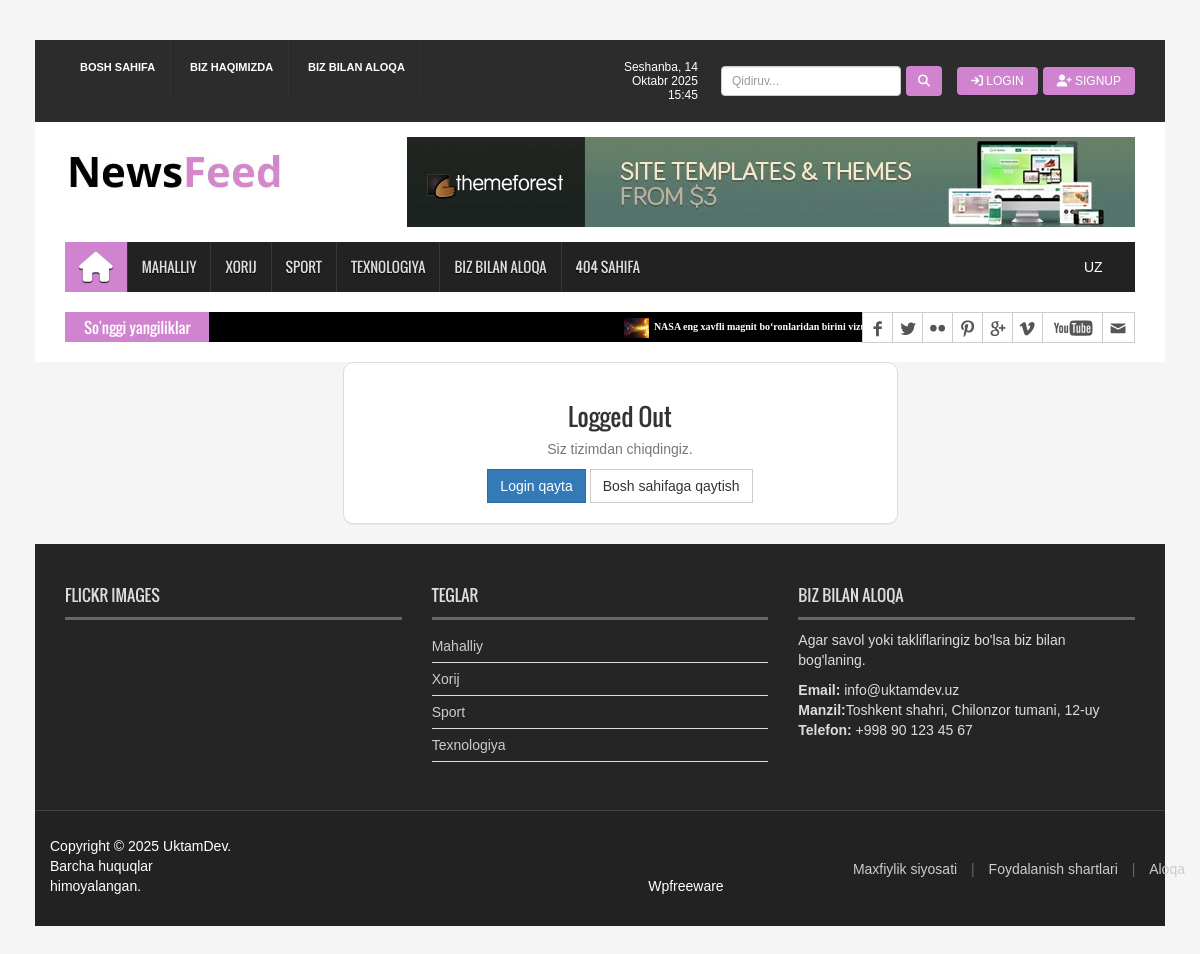
Page /uz/accounts/logged-out/ on the committed database.
### news_app/models.py (models this page shows, shortened)
class Category(models.Model):
    name = models.CharField(max_length=100, unique=True)
    slug = models.SlugField(max_length=120, unique=True)
    name_en = models.CharField(max_length=100, blank=True, null=True)
    name_ru = models.CharField(max_length=100, blank=True, null=True)
    class Meta:
        verbose_name_plural = 'Categories'
    def get_absolute_url(self):
        return reverse("news:category_detail", kwargs={"slug": self.slug})
    def get_translate_name(self):
        from django.utils import translation
        lang = translation.get_language()
        if lang == "en" and self.name_en:
            return self.name_en
        elif lang == "ru" and self.name_ru:
            return self.name_ru
        return self.name

class News(models.Model):
    class Status(models.TextChoices):
        DRAFT = 'Df', 'Draft'
        PUBLISHED = 'Pu', 'Published'
        ARCHIVED = 'Ar', 'Archived'
    title = models.CharField(max_length=250)
    slug = models.SlugField(max_length=250, unique=True)
    content = models.TextField()
    title_en = models.CharField(max_length=250, blank=True, null=True)
    title_ru = models.CharField(max_length=250, blank=True, null=True)
    content_en = models.TextField(blank=True, null=True)
    content_ru = models.TextField(blank=True, null=True)
    image = models.ImageField(upload_to='news/images/', blank=True, null=True)
    author = models.ForeignKey(User, on_delete=models.CASCADE, related_name='news', null=True, blank=True)
    category = models.ForeignKey(Category, on_delete=models.CASCADE, related_name='news')
    published_at = models.DateTimeField(default=timezone.now)
    created_at = models.DateTimeField(auto_now_add=True)
    updated_at = models.DateTimeField(auto_now=True)
    status = models.CharField(
        max_length=2,
        choices=Status.choices,
        default=Status.DRAFT
    )
    views = models.PositiveIntegerField(default=0) # Ko'rishlar soni
    objects = models.Manager()   # Default manager
    published = PublishedManager()  # Custom manager faqat PUBLISHED postlarni qaytaradi
    def get_translated_title(self):
        lang = translation.get_language()
        if lang == 'en' and self.title_en:
            return self.title_en
        elif lang == 'ru' and self.title_ru:
            return self.title_ru
        return self.title  # default uzbekcha
    class Meta:
        ordering = ['-published_at']
    def get_absolute_url(self):
        return reverse("news:news_detail", kwargs={"slug": self.slug})

### templates/registration/logged_out.html (shortened to what this page needs)
{% extends 'news/base.html' %}
{% load static %}
{% block content %}
  <div class="container" style="margin: top 10rem;">
    <div class="row">
      <div class="col-md-6 col-md-offset-3">
        <div class="panel panel-default text-center" style="border-radius: 10px; padding: 20px;">
          <h3>Logged Out</h3>
          <p class="text-muted">Siz tizimdan chiqdingiz.</p>
          <div>
            <a href="{% url 'accounts:login' %}" class="btn btn-primary">Login qayta</a>
            <a href="{% url 'news:home' %}" class="btn btn-default">Bosh sahifaga qaytish</a>
          </div>
        </div>
      </div>
    </div>
  </div>
{% endblock content %}

### templates/news/base.html (shortened to what this page needs)
{% load static %}
{% load i18n %}
<!DOCTYPE html>
<html lang="en">
<head>
    <link rel="stylesheet" type="text/css" href="{% static 'css/bootstrap.min.css' %}">
    <link rel="stylesheet" type="text/css" href="{% static 'css/font-awesome.min.css' %}">
    <link rel="stylesheet" type="text/css" href="{% static 'css/animate.css' %}">
    <link rel="stylesheet" type="text/css" href="{% static 'css/font.css' %}">
    <link rel="stylesheet" type="text/css" href="{% static 'css/li-scroller.css' %}">
    <link rel="stylesheet" type="text/css" href="{% static 'css/news_app.css' %}">
    <link rel="stylesheet" type="text/css" href="{% static 'css/slick.css' %}">
    <link rel="stylesheet" type="text/css" href="{% static 'css/jquery.fancybox.css' %}">
    <link rel="stylesheet" type="text/css" href="{% static 'css/theme.css' %}">
    <link rel="stylesheet" type="text/css" href="{% static 'css/style.css' %}">
    <link rel="stylesheet" href="https://cdnjs.cloudflare.com/ajax/libs/font-awesome/6.4.0/css/all.min.css">
</head>
<body>
<div class="container-fluid">
    <header id="header">
        <div class="row">
            <div class="col-lg-12 col-md-12 col-sm-12">
                <div class="header_top">
                    <div class="header_top_left">
                        <ul class="top_nav">
                            <li><a href="{% url 'news:home' %}">{% trans "Bosh sahifa" %}</a></li>
                            <li><a href="{% url 'news:about' %}">{% trans "Biz haqimizda" %}</a></li>
                            <li><a href="{% url 'news:contact' %}">{% trans "Biz bilan aloqa" %}</a></li>
                        </ul>
                    </div>
                    <div class="header_top_right pull-right">
                        <p id="current-date" class="pull-left navbar-date">
                            {% now 'l, d F Y H:i' %}
                        </p>
                        <form class="navbar-form navbar-left navbar-search" method="get" action="{% url 'news:search' %}" role="search">
                            <div class="form-group">
                                <input type="text" class="form-control input-sm" name="q" placeholder="Qidiruv..." value="{{ request.GET.q }}">
                            </div>
                            <button type="submit" class="btn btn-default btn-sm search-btn">
                                <i class="fa fa-search"></i>
                            </button>
                        </form>
                        <ul class="nav navbar-nav navbar-right">
                            {% if user.is_authenticated %}
                                <li class="dropdown">
                                    <a href="#" class="dropdown-toggle" data-toggle="dropdown">
                                        <div class="user-info-wrapper">
                                            {% if user.profile.avatar %}
                                                <img src="{{ user.profile.avatar.url }}" alt="Profile" class="avatar-img">
                                            {% else %}
                                                <div class="user-avatar-circle">
                                                    {{ user.username|first|upper }}
                                                </div>
                                            {% endif %}
                                            <span>{{ user.username|title }}</span>
                                        </div>
                                        <b class="caret"></b>
                                    </a>
                                    <ul class="dropdown-menu">
                                        <li class="dropdown-header">
                                            <i class="fa fa-user"></i> {{ user.get_full_name|default:user.username }}
                                        </li>
                                        <li class="divider"></li>
                                        <li>
                                            <a href="{% url 'accounts:user_profile' %}">
                                                <i class="fa fa-user"></i> Profile
                                            </a>
                                        </li>
                                        <li>
                                            <a href="{% url 'accounts:edit_profile' %}">
                                                <i class="fa fa-pencil"></i> Edit Profile
                                            </a>
                                        </li>
                                        <li class="divider"></li>
                                        <li>
                                            <form method="post" action="{% url 'accounts:logout' %}" style="margin: 0;">
                                                {% csrf_token %}
                                                <button type="submit" class="logout-btn"
                                                        onclick="return confirm('Rostdan ham chiqmoqchimisiz?')">
                                                    <i class="fa fa-sign-out"></i> Logout
                                                </button>
                                            </form>
                                        </li>
                                    </ul>
                                </li>
                            {% else %}
                                <li>
                                    <a class="btn btn-default btn-sm login-btn" href="{% url 'accounts:login' %}">
                                        <i class="fa fa-sign-in"></i> Login
                                    </a>
                                </li>
                                <li>
                                    <a class="btn btn-primary btn-sm signup-btn" href="{% url 'accounts:register' %}">
                                        <i class="fa fa-user-plus"></i> Signup
                                    </a>
                                </li>
                            {% endif %}
                        </ul>
                    </div>
                </div>
            </div>
            <div class="col-lg-12 col-md-12 col-sm-12">
                <div class="header_bottom">
                    <div class="logo_area"><a href="{% url 'news:home' %}" class="logo"><img src="{% static 'images/logo.jpg' %}" alt="NewsFeed Logo"></a></div>
                    <div class="add_banner"><a href="#"><img src="{% static 'images/addbanner_728x90_V1.jpg' %}" alt="Advertisement"></a></div>
                </div>
            </div>
        </div>
    </header>
    <section id="navArea">
        <nav class="navbar navbar-inverse" role="navigation">
            <div id="navbar" class="navbar-collapse collapse">
                <ul class="nav navbar-nav main_nav">
                    <li class="active">
                        <a href="{% url 'news:home' %}">
                        <span class="fa fa-home desktop-home"></span>
                        </a>
                    </li>
                    {% for cat in categories %}
                        <li><a href="{{ cat.get_absolute_url }}">{{ cat.get_translate_name }}</a></li>
                    {% endfor %}
                    <li><a href="{% url 'news:contact' %}">{% trans "Biz bilan aloqa" %}</a></li>
                    <li><a href="{% url 'news:404' %}">{% trans "404 sahifa" %}</a></li>
                    <li class="lang-form" style="list-style:none;">
                        <form action="{% url 'set_language' %}" method="post" class="lang-form" style="margin:0;">
                            {% get_current_language as LANGUAGE_CODE %}
                            {% get_available_languages as LANGUAGES %}
                            <select name="language" onchange="this.form.submit()" class="nav-lang-select">
                            {% for lang_code, lang_name in LANGUAGES %}
                                <option value="{{ lang_code }}" {% if lang_code == LANGUAGE_CODE %}selected{% endif %}>
                                {{ lang_code|upper }}
                                </option>
                            {% endfor %}
                            </select>
                        </form>
                    </li>
                </ul>
            </div>
        </nav>
    </section>
    <section id="newsSection">
        <div class="row">
            <div class="col-lg-12 col-md-12">
                <div class="latest_newsarea"> <span>{% trans "So'nggi yangiliklar" %}</span>
                    <ul id="ticker01" class="news_sticker">
                        {% for news in latest_news %}
                        <li><a href="{{ news.get_absolute_url }}"><img src="{{ news.image.url }}" alt="News thumbnail">{{ news.get_translated_title }}</a></li>
                        {% endfor %}
                    </ul>
                    <div class="social_area">
                        <ul class="social_nav">
                            <li class="facebook"><a href="#"></a></li>
                            <li class="twitter"><a href="#"></a></li>
                            <li class="flickr"><a href="#"></a></li>
                            <li class="pinterest"><a href="#"></a></li>
                            <li class="googleplus"><a href="#"></a></li>
                            <li class="vimeo"><a href="#"></a></li>
                            <li class="youtube"><a href="#"></a></li>
                            <li class="mail"><a href="#"></a></li>
                        </ul>
                    </div>
                </div>
            </div>
        </div>
    </section>
    <main>
        {% block content %}
        {% endblock content %}
    </main>
    <footer id="footer">
        <div class="footer_top">
            <div class="row">
                <div class="col-lg-4 col-md-4 col-sm-4">
                    <div class="footer_widget wow fadeInLeftBig">
                        <h2>Flickr Images</h2>
                    </div>
                </div>
                <div class="col-lg-4 col-md-4 col-sm-4">
                    <div class="footer_widget wow fadeInDown">
                        <h2>{% trans "Teglar" %}</h2>
                        <ul class="tag_nav">
                            {% for cat in categories %}
                            <li><a href="{{ cat.get_absolute_url }}">{{ cat.get_translate_name }}</a></li>
                            {% endfor %}
                        </ul>
                    </div>
                </div>
                <div class="col-lg-4 col-md-4 col-sm-4">
                    <div class="footer_widget wow fadeInRightBig">
                        <h2>{% trans "Biz bilan aloqa" %}</h2>
                        <p>{% trans "Agar savol yoki takliflaringiz bo'lsa biz bilan bog'laning." %}</p>
                        <address>
                            <strong>{% trans "Email:" %}</strong> info@uktamdev.uz
                            <br>
                            <strong>{% trans "Manzil:" %}</strong>{% trans "Toshkent shahri, Chilonzor tumani, 12-uy" %}
                            <br>
                            <strong>{% trans "Telefon:" %}</strong> +998 90 123 45 67
                        </address>
                    </div>
                </div>
            </div>
        </div>
        <div class="footer_bottom">
            <div class="container">
                <div class="footer-row">
                    <div class="footer-col">
                        <p class="copyright">
                            {% trans "Copyright © 2025" %}
                            <a href="{% url 'news:home' %}">UktamDev</a>.
                             {% trans "Barcha huquqlar himoyalangan." %}
                        </p>
                    </div>
                    <div class="footer-col">
                        <p class="developer">
                                {% trans "Developed By " %}<a href="https://wpfreeware.com/" target="_blank">Wpfreeware</a>
                        </p>
                    </div>
                    <div class="footer-col">
                        <div class="footer-links">
                            <a href="#">{% trans "Maxfiylik siyosati" %}</a>
                            <span>|</span>
                            <a href="#">{% trans "Foydalanish shartlari" %}</a>
                            <span>|</span>
                            <a href="{% url 'news:contact' %}">{% trans "Aloqa" %}</a>
                        </div>
                    </div>
                </div>
            </div>
        </div>
    </footer>
</div>
</body>
</html>

### rows in the picture
Category: get_translate_name "MAHALLIY", get_translate_name "Mahalliy"
Category: get_translate_name "XORIJ", get_translate_name "Xorij"
Category: get_translate_name "SPORT", get_translate_name "Sport"
Category: get_translate_name "TEXNOLOGIYA", get_translate_name "Texnologiya"
News: image (picture), get_translated_title "NASA eng xavfli magnit bo‘ronlaridan birini vizuallashtirdi (video)"

### other values in the picture
form field language "UZ"
